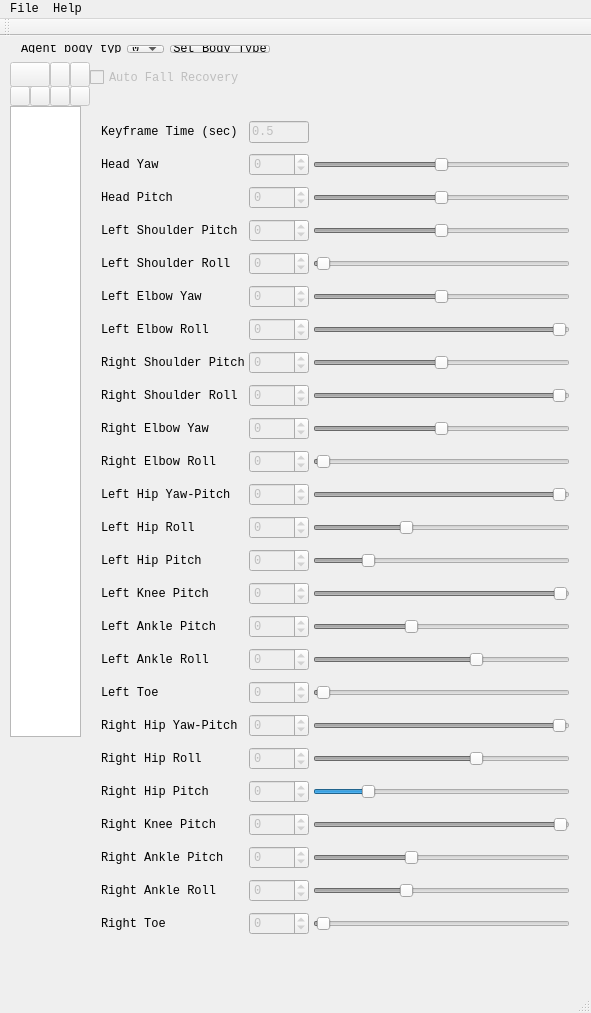
<?xml version="1.0" encoding="UTF-8"?>
<ui version="4.0">
 <class>MainWindow</class>
 <widget class="QMainWindow" name="MainWindow">
  <property name="geometry">
   <rect>
    <x>0</x>
    <y>0</y>
    <width>591</width>
    <height>1013</height>
   </rect>
  </property>
  <property name="sizePolicy">
   <sizepolicy hsizetype="Preferred" vsizetype="Preferred">
    <horstretch>0</horstretch>
    <verstretch>0</verstretch>
   </sizepolicy>
  </property>
  <property name="font">
   <font>
    <family>Monospace</family>
    <pointsize>9</pointsize>
   </font>
  </property>
  <property name="windowTitle">
   <string notr="true">aaa</string>
  </property>
  <widget class="QWidget" name="centralWidget">
   <widget class="QWidget" name="layoutWidget">
    <property name="geometry">
     <rect>
      <x>90</x>
      <y>70</y>
      <width>491</width>
      <height>867</height>
     </rect>
    </property>
    <layout class="QGridLayout" name="gridLayout">
     <property name="sizeConstraint">
      <enum>QLayout::SetDefaultConstraint</enum>
     </property>
     <property name="horizontalSpacing">
      <number>4</number>
     </property>
     <property name="verticalSpacing">
      <number>6</number>
     </property>
     <item row="6" column="2">
      <widget class="QSlider" name="lae4_slider">
       <property name="enabled">
        <bool>false</bool>
       </property>
       <property name="minimum">
        <number>-90</number>
       </property>
       <property name="maximum">
        <number>1</number>
       </property>
       <property name="orientation">
        <enum>Qt::Horizontal</enum>
       </property>
      </widget>
     </item>
     <item row="1" column="1">
      <widget class="QSpinBox" name="he1_spinBox">
       <property name="enabled">
        <bool>false</bool>
       </property>
       <property name="sizePolicy">
        <sizepolicy hsizetype="Ignored" vsizetype="Fixed">
         <horstretch>0</horstretch>
         <verstretch>0</verstretch>
        </sizepolicy>
       </property>
       <property name="minimum">
        <number>-120</number>
       </property>
       <property name="maximum">
        <number>120</number>
       </property>
      </widget>
     </item>
     <item row="17" column="0">
      <widget class="QLabel" name="label_29">
       <property name="text">
        <string>Left Toe</string>
       </property>
      </widget>
     </item>
     <item row="7" column="1">
      <widget class="QSpinBox" name="rae1_spinBox">
       <property name="enabled">
        <bool>false</bool>
       </property>
       <property name="minimum">
        <number>-120</number>
       </property>
       <property name="maximum">
        <number>120</number>
       </property>
      </widget>
     </item>
     <item row="10" column="0">
      <widget class="QLabel" name="label_15">
       <property name="text">
        <string>Right Elbow Roll</string>
       </property>
      </widget>
     </item>
     <item row="4" column="1">
      <widget class="QSpinBox" name="lae2_spinBox">
       <property name="enabled">
        <bool>false</bool>
       </property>
       <property name="minimum">
        <number>-1</number>
       </property>
       <property name="maximum">
        <number>95</number>
       </property>
      </widget>
     </item>
     <item row="1" column="2">
      <widget class="QSlider" name="he1_slider">
       <property name="enabled">
        <bool>false</bool>
       </property>
       <property name="minimum">
        <number>-120</number>
       </property>
       <property name="maximum">
        <number>120</number>
       </property>
       <property name="orientation">
        <enum>Qt::Horizontal</enum>
       </property>
      </widget>
     </item>
     <item row="16" column="0">
      <widget class="QLabel" name="label_21">
       <property name="text">
        <string>Left Ankle Roll</string>
       </property>
      </widget>
     </item>
     <item row="2" column="2">
      <widget class="QSlider" name="he2_slider">
       <property name="enabled">
        <bool>false</bool>
       </property>
       <property name="minimum">
        <number>-45</number>
       </property>
       <property name="maximum">
        <number>45</number>
       </property>
       <property name="orientation">
        <enum>Qt::Horizontal</enum>
       </property>
      </widget>
     </item>
     <item row="6" column="1">
      <widget class="QSpinBox" name="lae4_spinBox">
       <property name="enabled">
        <bool>false</bool>
       </property>
       <property name="minimum">
        <number>-90</number>
       </property>
       <property name="maximum">
        <number>1</number>
       </property>
      </widget>
     </item>
     <item row="23" column="0">
      <widget class="QLabel" name="label_26">
       <property name="text">
        <string>Right Ankle Roll</string>
       </property>
      </widget>
     </item>
     <item row="16" column="1">
      <widget class="QSpinBox" name="lle6_spinBox">
       <property name="enabled">
        <bool>false</bool>
       </property>
       <property name="minimum">
        <number>-45</number>
       </property>
       <property name="maximum">
        <number>25</number>
       </property>
      </widget>
     </item>
     <item row="17" column="2">
      <widget class="QSlider" name="lle7_slider">
       <property name="enabled">
        <bool>false</bool>
       </property>
       <property name="minimum">
        <number>-1</number>
       </property>
       <property name="maximum">
        <number>70</number>
       </property>
       <property name="orientation">
        <enum>Qt::Horizontal</enum>
       </property>
      </widget>
     </item>
     <item row="18" column="1">
      <widget class="QSpinBox" name="rle1_spinBox">
       <property name="enabled">
        <bool>false</bool>
       </property>
       <property name="minimum">
        <number>-90</number>
       </property>
       <property name="maximum">
        <number>1</number>
       </property>
      </widget>
     </item>
     <item row="2" column="1">
      <widget class="QSpinBox" name="he2_spinBox">
       <property name="enabled">
        <bool>false</bool>
       </property>
       <property name="minimum">
        <number>-45</number>
       </property>
       <property name="maximum">
        <number>45</number>
       </property>
      </widget>
     </item>
     <item row="18" column="0">
      <widget class="QLabel" name="label_22">
       <property name="text">
        <string>Right Hip Yaw-Pitch</string>
       </property>
      </widget>
     </item>
     <item row="11" column="1">
      <widget class="QSpinBox" name="lle1_spinBox">
       <property name="enabled">
        <bool>false</bool>
       </property>
       <property name="minimum">
        <number>-90</number>
       </property>
       <property name="maximum">
        <number>1</number>
       </property>
      </widget>
     </item>
     <item row="11" column="0">
      <widget class="QLabel" name="label_16">
       <property name="text">
        <string>Left Hip Yaw-Pitch</string>
       </property>
      </widget>
     </item>
     <item row="22" column="2">
      <widget class="QSlider" name="rle5_slider">
       <property name="enabled">
        <bool>false</bool>
       </property>
       <property name="minimum">
        <number>-45</number>
       </property>
       <property name="maximum">
        <number>75</number>
       </property>
       <property name="orientation">
        <enum>Qt::Horizontal</enum>
       </property>
      </widget>
     </item>
     <item row="19" column="1">
      <widget class="QSpinBox" name="rle2_spinBox">
       <property name="enabled">
        <bool>false</bool>
       </property>
       <property name="minimum">
        <number>-45</number>
       </property>
       <property name="maximum">
        <number>25</number>
       </property>
      </widget>
     </item>
     <item row="6" column="0">
      <widget class="QLabel" name="label_11">
       <property name="text">
        <string>Left Elbow Roll</string>
       </property>
      </widget>
     </item>
     <item row="5" column="1">
      <widget class="QSpinBox" name="lae3_spinBox">
       <property name="enabled">
        <bool>false</bool>
       </property>
       <property name="minimum">
        <number>-120</number>
       </property>
       <property name="maximum">
        <number>120</number>
       </property>
      </widget>
     </item>
     <item row="3" column="2">
      <widget class="QSlider" name="lae1_slider">
       <property name="enabled">
        <bool>false</bool>
       </property>
       <property name="minimum">
        <number>-120</number>
       </property>
       <property name="maximum">
        <number>120</number>
       </property>
       <property name="orientation">
        <enum>Qt::Horizontal</enum>
       </property>
      </widget>
     </item>
     <item row="24" column="2">
      <widget class="QSlider" name="rle7_slider">
       <property name="enabled">
        <bool>false</bool>
       </property>
       <property name="minimum">
        <number>-1</number>
       </property>
       <property name="maximum">
        <number>70</number>
       </property>
       <property name="orientation">
        <enum>Qt::Horizontal</enum>
       </property>
      </widget>
     </item>
     <item row="15" column="1">
      <widget class="QSpinBox" name="lle5_spinBox">
       <property name="enabled">
        <bool>false</bool>
       </property>
       <property name="minimum">
        <number>-45</number>
       </property>
       <property name="maximum">
        <number>75</number>
       </property>
      </widget>
     </item>
     <item row="14" column="2">
      <widget class="QSlider" name="lle4_slider">
       <property name="enabled">
        <bool>false</bool>
       </property>
       <property name="minimum">
        <number>-130</number>
       </property>
       <property name="maximum">
        <number>1</number>
       </property>
       <property name="orientation">
        <enum>Qt::Horizontal</enum>
       </property>
      </widget>
     </item>
     <item row="19" column="2">
      <widget class="QSlider" name="rle2_slider">
       <property name="enabled">
        <bool>false</bool>
       </property>
       <property name="minimum">
        <number>-45</number>
       </property>
       <property name="maximum">
        <number>25</number>
       </property>
       <property name="orientation">
        <enum>Qt::Horizontal</enum>
       </property>
      </widget>
     </item>
     <item row="7" column="2">
      <widget class="QSlider" name="rae1_slider">
       <property name="enabled">
        <bool>false</bool>
       </property>
       <property name="minimum">
        <number>-120</number>
       </property>
       <property name="maximum">
        <number>120</number>
       </property>
       <property name="orientation">
        <enum>Qt::Horizontal</enum>
       </property>
      </widget>
     </item>
     <item row="7" column="0">
      <widget class="QLabel" name="label_12">
       <property name="text">
        <string>Right Shoulder Pitch</string>
       </property>
      </widget>
     </item>
     <item row="9" column="1">
      <widget class="QSpinBox" name="rae3_spinBox">
       <property name="enabled">
        <bool>false</bool>
       </property>
       <property name="minimum">
        <number>-120</number>
       </property>
       <property name="maximum">
        <number>120</number>
       </property>
      </widget>
     </item>
     <item row="21" column="1">
      <widget class="QSpinBox" name="rle4_spinBox">
       <property name="enabled">
        <bool>false</bool>
       </property>
       <property name="minimum">
        <number>-130</number>
       </property>
       <property name="maximum">
        <number>1</number>
       </property>
      </widget>
     </item>
     <item row="18" column="2">
      <widget class="QSlider" name="rle1_slider">
       <property name="enabled">
        <bool>false</bool>
       </property>
       <property name="minimum">
        <number>-90</number>
       </property>
       <property name="maximum">
        <number>1</number>
       </property>
       <property name="orientation">
        <enum>Qt::Horizontal</enum>
       </property>
      </widget>
     </item>
     <item row="21" column="2">
      <widget class="QSlider" name="rle4_slider">
       <property name="enabled">
        <bool>false</bool>
       </property>
       <property name="minimum">
        <number>-130</number>
       </property>
       <property name="maximum">
        <number>1</number>
       </property>
       <property name="orientation">
        <enum>Qt::Horizontal</enum>
       </property>
      </widget>
     </item>
     <item row="24" column="0">
      <widget class="QLabel" name="label_27">
       <property name="text">
        <string>Right Toe</string>
       </property>
      </widget>
     </item>
     <item row="12" column="1">
      <widget class="QSpinBox" name="lle2_spinBox">
       <property name="enabled">
        <bool>false</bool>
       </property>
       <property name="minimum">
        <number>-25</number>
       </property>
       <property name="maximum">
        <number>45</number>
       </property>
      </widget>
     </item>
     <item row="20" column="1">
      <widget class="QSpinBox" name="rle3_spinBox">
       <property name="enabled">
        <bool>false</bool>
       </property>
       <property name="minimum">
        <number>-25</number>
       </property>
       <property name="maximum">
        <number>100</number>
       </property>
      </widget>
     </item>
     <item row="5" column="0">
      <widget class="QLabel" name="label_10">
       <property name="text">
        <string>Left Elbow Yaw</string>
       </property>
      </widget>
     </item>
     <item row="20" column="2">
      <widget class="QSlider" name="rle3_slider">
       <property name="minimum">
        <number>-25</number>
       </property>
       <property name="maximum">
        <number>100</number>
       </property>
       <property name="orientation">
        <enum>Qt::Horizontal</enum>
       </property>
      </widget>
     </item>
     <item row="17" column="1">
      <widget class="QSpinBox" name="lle7_spinBox">
       <property name="enabled">
        <bool>false</bool>
       </property>
       <property name="minimum">
        <number>-1</number>
       </property>
       <property name="maximum">
        <number>70</number>
       </property>
      </widget>
     </item>
     <item row="13" column="1">
      <widget class="QSpinBox" name="lle3_spinBox">
       <property name="enabled">
        <bool>false</bool>
       </property>
       <property name="minimum">
        <number>-25</number>
       </property>
       <property name="maximum">
        <number>100</number>
       </property>
      </widget>
     </item>
     <item row="4" column="2">
      <widget class="QSlider" name="lae2_slider">
       <property name="enabled">
        <bool>false</bool>
       </property>
       <property name="minimum">
        <number>-1</number>
       </property>
       <property name="maximum">
        <number>95</number>
       </property>
       <property name="orientation">
        <enum>Qt::Horizontal</enum>
       </property>
      </widget>
     </item>
     <item row="23" column="1">
      <widget class="QSpinBox" name="rle6_spinBox">
       <property name="enabled">
        <bool>false</bool>
       </property>
       <property name="minimum">
        <number>-25</number>
       </property>
       <property name="maximum">
        <number>45</number>
       </property>
      </widget>
     </item>
     <item row="14" column="1">
      <widget class="QSpinBox" name="lle4_spinBox">
       <property name="enabled">
        <bool>false</bool>
       </property>
       <property name="minimum">
        <number>-130</number>
       </property>
       <property name="maximum">
        <number>1</number>
       </property>
      </widget>
     </item>
     <item row="2" column="0">
      <widget class="QLabel" name="label_6">
       <property name="text">
        <string>Head Pitch</string>
       </property>
      </widget>
     </item>
     <item row="22" column="1">
      <widget class="QSpinBox" name="rle5_spinBox">
       <property name="enabled">
        <bool>false</bool>
       </property>
       <property name="minimum">
        <number>-45</number>
       </property>
       <property name="maximum">
        <number>75</number>
       </property>
      </widget>
     </item>
     <item row="13" column="2">
      <widget class="QSlider" name="lle3_slider">
       <property name="enabled">
        <bool>false</bool>
       </property>
       <property name="minimum">
        <number>-25</number>
       </property>
       <property name="maximum">
        <number>100</number>
       </property>
       <property name="orientation">
        <enum>Qt::Horizontal</enum>
       </property>
      </widget>
     </item>
     <item row="8" column="2">
      <widget class="QSlider" name="rae2_slider">
       <property name="enabled">
        <bool>false</bool>
       </property>
       <property name="minimum">
        <number>-95</number>
       </property>
       <property name="maximum">
        <number>1</number>
       </property>
       <property name="orientation">
        <enum>Qt::Horizontal</enum>
       </property>
      </widget>
     </item>
     <item row="15" column="0">
      <widget class="QLabel" name="label_20">
       <property name="text">
        <string>Left Ankle Pitch</string>
       </property>
      </widget>
     </item>
     <item row="3" column="1">
      <widget class="QSpinBox" name="lae1_spinBox">
       <property name="enabled">
        <bool>false</bool>
       </property>
       <property name="minimum">
        <number>-120</number>
       </property>
       <property name="maximum">
        <number>120</number>
       </property>
      </widget>
     </item>
     <item row="11" column="2">
      <widget class="QSlider" name="lle1_slider">
       <property name="enabled">
        <bool>false</bool>
       </property>
       <property name="minimum">
        <number>-90</number>
       </property>
       <property name="maximum">
        <number>1</number>
       </property>
       <property name="orientation">
        <enum>Qt::Horizontal</enum>
       </property>
      </widget>
     </item>
     <item row="22" column="0">
      <widget class="QLabel" name="label_28">
       <property name="text">
        <string>Right Ankle Pitch</string>
       </property>
      </widget>
     </item>
     <item row="15" column="2">
      <widget class="QSlider" name="lle5_slider">
       <property name="enabled">
        <bool>false</bool>
       </property>
       <property name="minimum">
        <number>-45</number>
       </property>
       <property name="maximum">
        <number>75</number>
       </property>
       <property name="orientation">
        <enum>Qt::Horizontal</enum>
       </property>
      </widget>
     </item>
     <item row="9" column="2">
      <widget class="QSlider" name="rae3_slider">
       <property name="enabled">
        <bool>false</bool>
       </property>
       <property name="minimum">
        <number>-120</number>
       </property>
       <property name="maximum">
        <number>120</number>
       </property>
       <property name="orientation">
        <enum>Qt::Horizontal</enum>
       </property>
      </widget>
     </item>
     <item row="4" column="0">
      <widget class="QLabel" name="label_9">
       <property name="text">
        <string>Left Shoulder Roll</string>
       </property>
      </widget>
     </item>
     <item row="10" column="1">
      <widget class="QSpinBox" name="rae4_spinBox">
       <property name="enabled">
        <bool>false</bool>
       </property>
       <property name="minimum">
        <number>-1</number>
       </property>
       <property name="maximum">
        <number>90</number>
       </property>
      </widget>
     </item>
     <item row="16" column="2">
      <widget class="QSlider" name="lle6_slider">
       <property name="enabled">
        <bool>false</bool>
       </property>
       <property name="minimum">
        <number>-45</number>
       </property>
       <property name="maximum">
        <number>25</number>
       </property>
       <property name="orientation">
        <enum>Qt::Horizontal</enum>
       </property>
      </widget>
     </item>
     <item row="19" column="0">
      <widget class="QLabel" name="label_23">
       <property name="text">
        <string>Right Hip Roll</string>
       </property>
      </widget>
     </item>
     <item row="9" column="0">
      <widget class="QLabel" name="label_14">
       <property name="text">
        <string>Right Elbow Yaw</string>
       </property>
      </widget>
     </item>
     <item row="0" column="0">
      <widget class="QLabel" name="label_5">
       <property name="text">
        <string>Keyframe Time (sec)</string>
       </property>
      </widget>
     </item>
     <item row="8" column="0">
      <widget class="QLabel" name="label_13">
       <property name="text">
        <string>Right Shoulder Roll</string>
       </property>
      </widget>
     </item>
     <item row="12" column="2">
      <widget class="QSlider" name="lle2_slider">
       <property name="enabled">
        <bool>false</bool>
       </property>
       <property name="minimum">
        <number>-25</number>
       </property>
       <property name="maximum">
        <number>45</number>
       </property>
       <property name="orientation">
        <enum>Qt::Horizontal</enum>
       </property>
      </widget>
     </item>
     <item row="21" column="0">
      <widget class="QLabel" name="label_25">
       <property name="text">
        <string>Right Knee Pitch</string>
       </property>
      </widget>
     </item>
     <item row="5" column="2">
      <widget class="QSlider" name="lae3_slider">
       <property name="enabled">
        <bool>false</bool>
       </property>
       <property name="minimum">
        <number>-120</number>
       </property>
       <property name="maximum">
        <number>120</number>
       </property>
       <property name="orientation">
        <enum>Qt::Horizontal</enum>
       </property>
      </widget>
     </item>
     <item row="24" column="1">
      <widget class="QSpinBox" name="rle7_spinBox">
       <property name="enabled">
        <bool>false</bool>
       </property>
       <property name="minimum">
        <number>-1</number>
       </property>
       <property name="maximum">
        <number>70</number>
       </property>
      </widget>
     </item>
     <item row="13" column="0">
      <widget class="QLabel" name="label_18">
       <property name="text">
        <string>Left Hip Pitch</string>
       </property>
      </widget>
     </item>
     <item row="12" column="0">
      <widget class="QLabel" name="label_17">
       <property name="text">
        <string>Left Hip Roll</string>
       </property>
      </widget>
     </item>
     <item row="1" column="0">
      <widget class="QLabel" name="label_4">
       <property name="text">
        <string>Head Yaw</string>
       </property>
      </widget>
     </item>
     <item row="14" column="0">
      <widget class="QLabel" name="label_19">
       <property name="text">
        <string>Left Knee Pitch</string>
       </property>
      </widget>
     </item>
     <item row="3" column="0">
      <widget class="QLabel" name="label_8">
       <property name="text">
        <string>Left Shoulder Pitch</string>
       </property>
      </widget>
     </item>
     <item row="20" column="0">
      <widget class="QLabel" name="label_24">
       <property name="text">
        <string>Right Hip Pitch</string>
       </property>
      </widget>
     </item>
     <item row="8" column="1">
      <widget class="QSpinBox" name="rae2_spinBox">
       <property name="enabled">
        <bool>false</bool>
       </property>
       <property name="minimum">
        <number>-95</number>
       </property>
       <property name="maximum">
        <number>1</number>
       </property>
      </widget>
     </item>
     <item row="10" column="2">
      <widget class="QSlider" name="rae4_slider">
       <property name="enabled">
        <bool>false</bool>
       </property>
       <property name="minimum">
        <number>-1</number>
       </property>
       <property name="maximum">
        <number>90</number>
       </property>
       <property name="orientation">
        <enum>Qt::Horizontal</enum>
       </property>
      </widget>
     </item>
     <item row="23" column="2">
      <widget class="QSlider" name="rle6_slider">
       <property name="enabled">
        <bool>false</bool>
       </property>
       <property name="minimum">
        <number>-25</number>
       </property>
       <property name="maximum">
        <number>45</number>
       </property>
       <property name="orientation">
        <enum>Qt::Horizontal</enum>
       </property>
      </widget>
     </item>
     <item row="0" column="1">
      <widget class="QLineEdit" name="keyframeTimeT">
       <property name="enabled">
        <bool>false</bool>
       </property>
       <property name="sizePolicy">
        <sizepolicy hsizetype="Ignored" vsizetype="Fixed">
         <horstretch>0</horstretch>
         <verstretch>0</verstretch>
        </sizepolicy>
       </property>
       <property name="text">
        <string>0.5</string>
       </property>
      </widget>
     </item>
    </layout>
   </widget>
   <widget class="QListView" name="keyFramesListView">
    <property name="geometry">
     <rect>
      <x>10</x>
      <y>70</y>
      <width>71</width>
      <height>631</height>
     </rect>
    </property>
    <property name="selectionMode">
     <enum>QAbstractItemView::SingleSelection</enum>
    </property>
   </widget>
   <widget class="QWidget" name="layoutWidget">
    <property name="geometry">
     <rect>
      <x>10</x>
      <y>-2</y>
      <width>271</width>
      <height>30</height>
     </rect>
    </property>
    <layout class="QHBoxLayout" name="horizontalLayout">
     <item>
      <widget class="QLabel" name="label">
       <property name="text">
        <string>Agent body type</string>
       </property>
      </widget>
     </item>
     <item>
      <widget class="QComboBox" name="agentBodyTypeCbx">
       <item>
        <property name="text">
         <string>0</string>
        </property>
       </item>
       <item>
        <property name="text">
         <string>1</string>
        </property>
       </item>
       <item>
        <property name="text">
         <string>2</string>
        </property>
       </item>
       <item>
        <property name="text">
         <string>3</string>
        </property>
       </item>
       <item>
        <property name="text">
         <string>4</string>
        </property>
       </item>
      </widget>
     </item>
     <item>
      <widget class="QPushButton" name="setBodyTypeButt">
       <property name="text">
        <string>Set Body Type</string>
       </property>
      </widget>
     </item>
    </layout>
   </widget>
   <widget class="QPushButton" name="addKeyFrameButt">
    <property name="enabled">
     <bool>false</bool>
    </property>
    <property name="geometry">
     <rect>
      <x>10</x>
      <y>50</y>
      <width>20</width>
      <height>20</height>
     </rect>
    </property>
    <property name="toolTip">
     <string>Add a new keyframe</string>
    </property>
    <property name="text">
     <string/>
    </property>
    <property name="icon">
     <iconset>
      <normaloff>icon32x32/add-icon32x32.png</normaloff>icon32x32/add-icon32x32.png</iconset>
    </property>
   </widget>
   <widget class="QPushButton" name="deleteKeyFrameButt">
    <property name="enabled">
     <bool>false</bool>
    </property>
    <property name="geometry">
     <rect>
      <x>30</x>
      <y>50</y>
      <width>20</width>
      <height>20</height>
     </rect>
    </property>
    <property name="toolTip">
     <string>Delete a keyframe</string>
    </property>
    <property name="text">
     <string/>
    </property>
    <property name="icon">
     <iconset>
      <normaloff>icon32x32/Close-2-icon32x32.png</normaloff>icon32x32/Close-2-icon32x32.png</iconset>
    </property>
   </widget>
   <widget class="QPushButton" name="moveKeyFrameUpButt">
    <property name="enabled">
     <bool>false</bool>
    </property>
    <property name="geometry">
     <rect>
      <x>50</x>
      <y>50</y>
      <width>20</width>
      <height>20</height>
     </rect>
    </property>
    <property name="text">
     <string/>
    </property>
    <property name="icon">
     <iconset>
      <normaloff>icon32x32/Arrows-Up-icon32x32.png</normaloff>icon32x32/Arrows-Up-icon32x32.png</iconset>
    </property>
   </widget>
   <widget class="QPushButton" name="moveKeyFrameDownButt">
    <property name="enabled">
     <bool>false</bool>
    </property>
    <property name="geometry">
     <rect>
      <x>70</x>
      <y>50</y>
      <width>20</width>
      <height>20</height>
     </rect>
    </property>
    <property name="text">
     <string/>
    </property>
    <property name="icon">
     <iconset>
      <normaloff>icon32x32/Arrows-Down-icon32x32.png</normaloff>icon32x32/Arrows-Down-icon32x32.png</iconset>
    </property>
   </widget>
   <widget class="QPushButton" name="Getup_butt">
    <property name="enabled">
     <bool>false</bool>
    </property>
    <property name="geometry">
     <rect>
      <x>70</x>
      <y>26</y>
      <width>20</width>
      <height>25</height>
     </rect>
    </property>
    <property name="toolTip">
     <string>Get up</string>
    </property>
    <property name="text">
     <string/>
    </property>
    <property name="icon">
     <iconset>
      <normaloff>icon32x32/getup512x512.png</normaloff>icon32x32/getup512x512.png</iconset>
    </property>
   </widget>
   <widget class="QPushButton" name="resetMonitorButt">
    <property name="enabled">
     <bool>false</bool>
    </property>
    <property name="geometry">
     <rect>
      <x>10</x>
      <y>26</y>
      <width>40</width>
      <height>25</height>
     </rect>
    </property>
    <property name="toolTip">
     <string>Reset monitor</string>
    </property>
    <property name="text">
     <string/>
    </property>
    <property name="icon">
     <iconset>
      <normaloff>icon32x32/reset-icon32x32.png</normaloff>icon32x32/reset-icon32x32.png</iconset>
    </property>
   </widget>
   <widget class="QPushButton" name="playKeyframesButt">
    <property name="enabled">
     <bool>false</bool>
    </property>
    <property name="geometry">
     <rect>
      <x>50</x>
      <y>26</y>
      <width>20</width>
      <height>25</height>
     </rect>
    </property>
    <property name="toolTip">
     <string>Play all keyframes in order</string>
    </property>
    <property name="text">
     <string/>
    </property>
    <property name="icon">
     <iconset>
      <normaloff>icon32x32/play-icon-32x32.png</normaloff>icon32x32/play-icon-32x32.png</iconset>
    </property>
    <property name="iconSize">
     <size>
      <width>16</width>
      <height>16</height>
     </size>
    </property>
   </widget>
   <widget class="QCheckBox" name="autoFallRecoverChBx">
    <property name="enabled">
     <bool>false</bool>
    </property>
    <property name="geometry">
     <rect>
      <x>90</x>
      <y>30</y>
      <width>160</width>
      <height>23</height>
     </rect>
    </property>
    <property name="text">
     <string>Auto Fall Recovery</string>
    </property>
   </widget>
  </widget>
  <widget class="QToolBar" name="mainToolBar">
   <attribute name="toolBarArea">
    <enum>TopToolBarArea</enum>
   </attribute>
   <attribute name="toolBarBreak">
    <bool>false</bool>
   </attribute>
  </widget>
  <widget class="QStatusBar" name="statusBar"/>
  <widget class="QMenuBar" name="menuBar">
   <property name="geometry">
    <rect>
     <x>0</x>
     <y>0</y>
     <width>591</width>
     <height>23</height>
    </rect>
   </property>
   <widget class="QMenu" name="menuFile">
    <property name="title">
     <string>File</string>
    </property>
    <addaction name="actionOpen_motion_file"/>
    <addaction name="actionSave_motion_file"/>
    <addaction name="actionSave_motion_file_as"/>
   </widget>
   <widget class="QMenu" name="menuHelp">
    <property name="title">
     <string>Help</string>
    </property>
    <addaction name="actionAbout"/>
   </widget>
   <addaction name="menuFile"/>
   <addaction name="menuHelp"/>
  </widget>
  <action name="actionAbout">
   <property name="text">
    <string>About</string>
   </property>
  </action>
  <action name="actionOpen_motion_file">
   <property name="enabled">
    <bool>false</bool>
   </property>
   <property name="text">
    <string>Open motion file</string>
   </property>
   <property name="shortcut">
    <string>Ctrl+O</string>
   </property>
  </action>
  <action name="actionSave_motion_file_as">
   <property name="enabled">
    <bool>false</bool>
   </property>
   <property name="text">
    <string>Save motion file as</string>
   </property>
  </action>
  <action name="actionSave_motion_file">
   <property name="enabled">
    <bool>false</bool>
   </property>
   <property name="text">
    <string>Save motion file</string>
   </property>
   <property name="shortcut">
    <string>Ctrl+S</string>
   </property>
  </action>
 </widget>
 <layoutdefault spacing="6" margin="11"/>
 <resources/>
 <connections/>
</ui>
